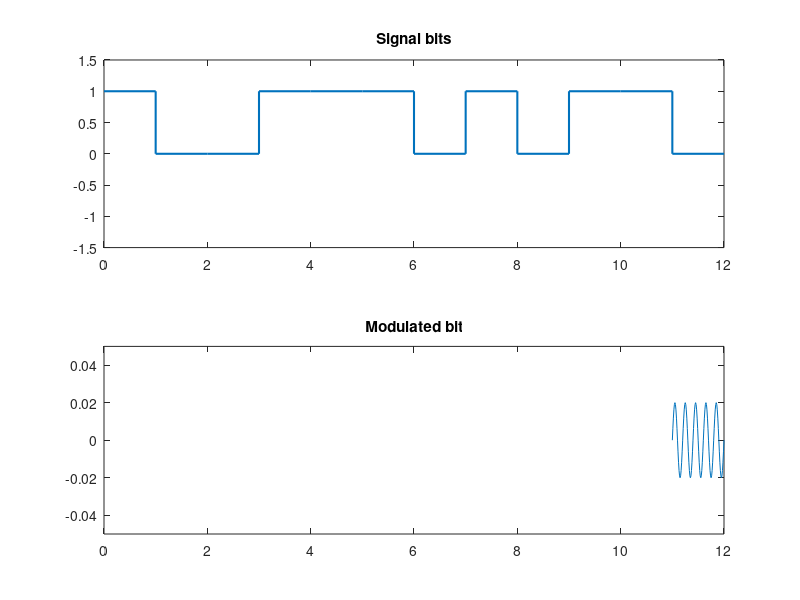
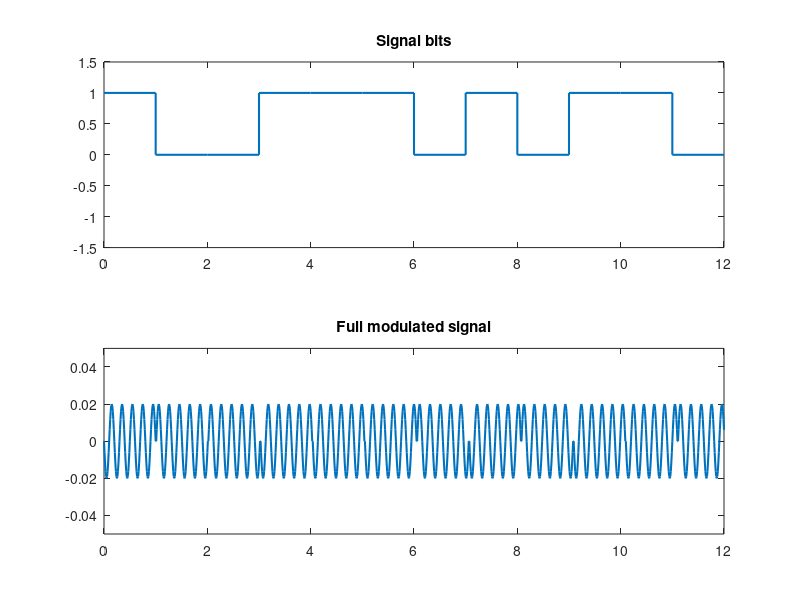

Here is the MATLAB script that generated these plots, in order:
clc;clear;close all;

b = [1 0 0 1 1 1 0 1 0 1 1 0];%بیت های ارسالی

t = 0:0.01:1;   %زمان یک پالس

T = 0:0.01:length(b);   %زمان کل سیگنال
Signal = [];        %ایجاد متغیر خالی برای جمع کردن سیگنال ها در آینده
Fc = 5;     %فرکانس حامل

for i=1:length(b)    %انیمیشن مدولاسیون
    subplot(2,1,1)
    stairs(0:length(b), [b b(end)], 'LineWidth', 1.5)      %تابع برای کشیدن پله
    title('Signal bits')
    ylim([-1.5 1.5])        %محدود کردن محور عمودی
    xlim([0 length(b)])     %محدود کردن محور افقی

    s= sin(2.*pi.*Fc.*t + b(i).*pi)./(sum(abs(sin(2.*pi.*Fc.*t + b(i).*pi)).^2));       %سیگنال مدوله شده در زمان یک پالس
    subplot(2,1,2)
    plot(t + (i-1), s, LineWidth=1.2)
    title('Modulated bit')
    xlim([0 length(b)])
    ylim([-0.05 0.05])

    drawnow     %کشیدن فوری پلات روی فیگر
    pause(0.5)      %صبر 0.5 ثانیه ای

    Signal = cat(2, Signal, s);     %جمع کردن سیگنالهای مدوله شده در زمان یک پالس
end
close   %بستن فیگر
figure   %باز کردن فیگر

%نمایش کل سیگنال مدوله شده
subplot(2,1,1)
stairs(0:length(b), [b b(end)], 'LineWidth', 1.5)
title('Signal bits')
ylim([-1.5 1.5])
xlim([0 length(b)])

subplot(2,1,2)
plot(T, Signal(1:end-(length(b)-1)), 'LineWidth',1.5)
title('Full modulated signal')
xlim([0 length(b)])
ylim([-0.05 0.05])


